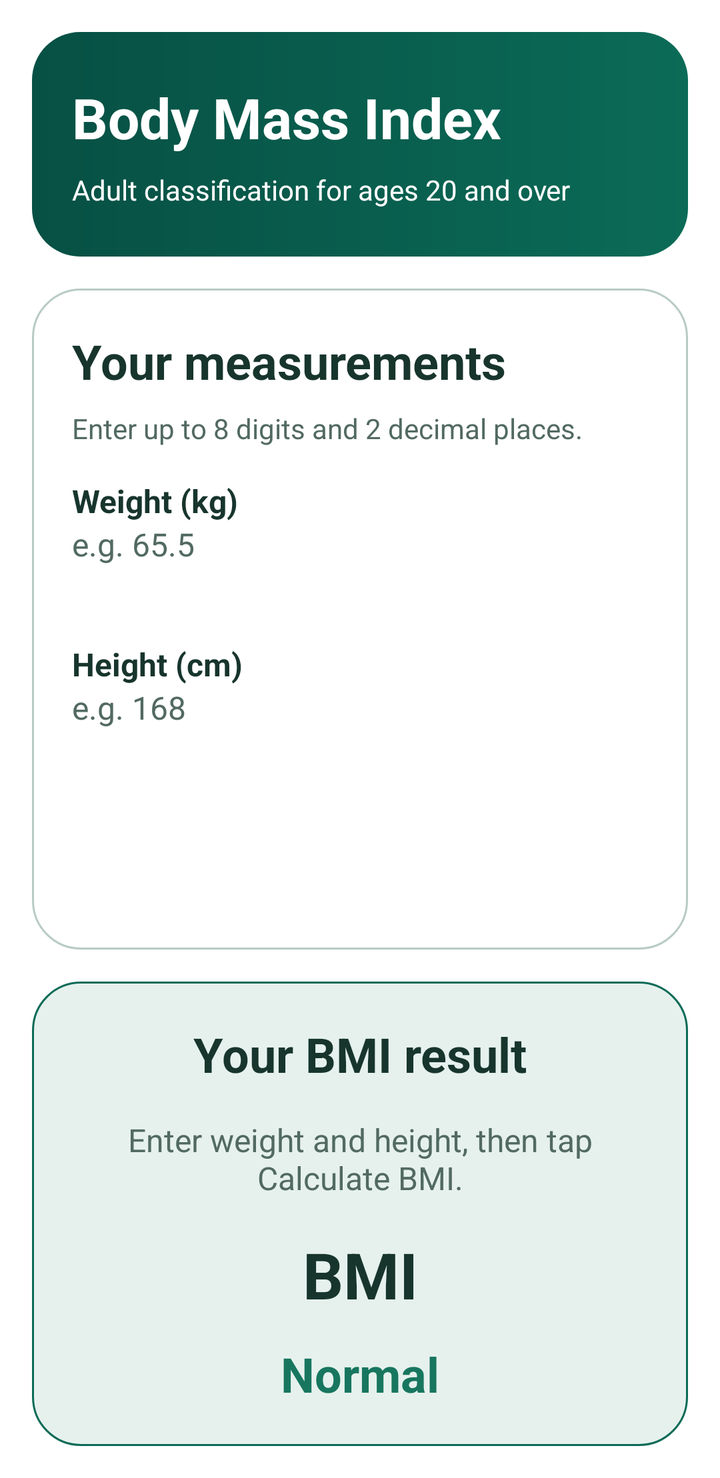
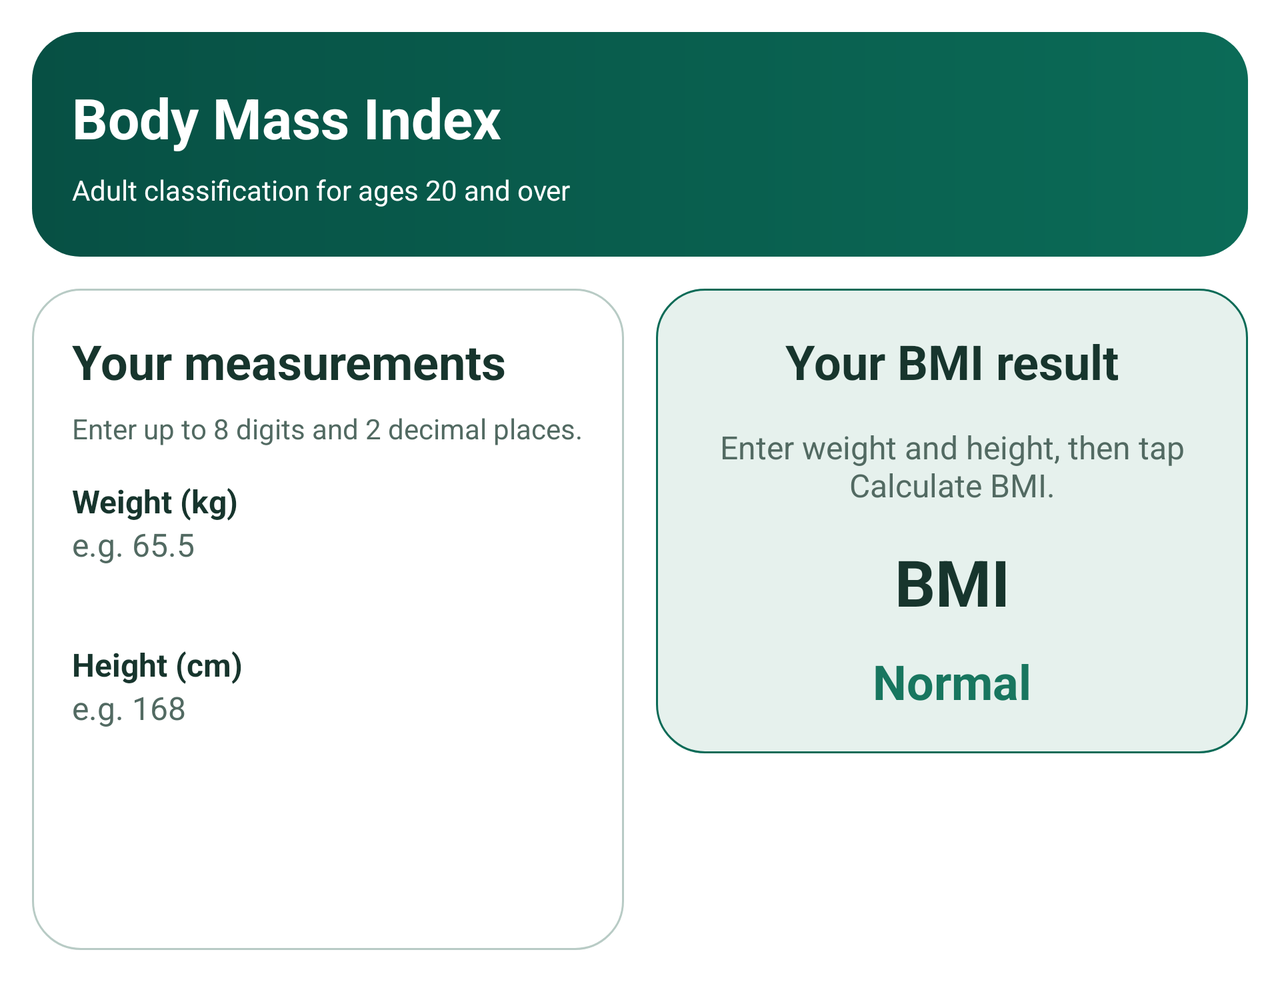

An Android layout and its configuration variant, each rendered on a device that would load it. The default file and the variant file are quoted in full after the pictures.
<!-- AndroidManifest.xml: application theme Theme.BMIapplication -->
<!-- res/layout/activity_main.xml -->
<?xml version="1.0" encoding="utf-8"?>
<ScrollView xmlns:android="http://schemas.android.com/apk/res/android"
    android:id="@+id/main"
    android:layout_width="match_parent"
    android:layout_height="match_parent"
    android:fillViewport="true">

    
    <LinearLayout
        android:id="@+id/screen_root"
        android:layout_width="match_parent"
        android:layout_height="wrap_content"
        android:orientation="vertical"
        android:padding="@dimen/screen_padding">

        <include
            layout="@layout/view_bmi_header"
            android:layout_width="match_parent"
            android:layout_height="wrap_content" />

        <Space
            android:layout_width="match_parent"
            android:layout_height="@dimen/section_gap" />

        <include
            layout="@layout/view_bmi_form"
            android:layout_width="match_parent"
            android:layout_height="wrap_content" />

        <Space
            android:layout_width="match_parent"
            android:layout_height="@dimen/section_gap" />

        <include
            layout="@layout/view_bmi_result"
            android:layout_width="match_parent"
            android:layout_height="wrap_content" />

    </LinearLayout>

</ScrollView>
<!-- res/layout/view_bmi_header.xml (included above) -->
<?xml version="1.0" encoding="utf-8"?>
<LinearLayout xmlns:android="http://schemas.android.com/apk/res/android"
    android:id="@+id/panel_header"
    android:layout_width="match_parent"
    android:layout_height="wrap_content"
    android:background="@drawable/bg_bmi_header"
    android:elevation="@dimen/card_elevation"
    android:orientation="vertical"
    android:paddingStart="@dimen/card_padding"
    android:paddingTop="@dimen/header_vertical_padding"
    android:paddingEnd="@dimen/card_padding"
    android:paddingBottom="@dimen/header_vertical_padding">

    
    <TextView
        android:id="@+id/text_app_title"
        android:layout_width="match_parent"
        android:layout_height="wrap_content"
        android:accessibilityHeading="true"
        android:text="@string/app_title"
        android:textColor="@color/bmi_on_primary"
        android:textSize="@dimen/text_header"
        android:textStyle="bold" />

    
    <TextView
        android:id="@+id/text_adult_scope"
        android:layout_width="match_parent"
        android:layout_height="wrap_content"
        android:layout_marginTop="@dimen/compact_gap"
        android:text="@string/adult_scope"
        android:textColor="@color/bmi_on_primary"
        android:textSize="@dimen/text_caption" />

</LinearLayout>
<!-- res/layout/view_bmi_form.xml (included above) -->
<?xml version="1.0" encoding="utf-8"?>
<LinearLayout xmlns:android="http://schemas.android.com/apk/res/android"
    android:id="@+id/panel_form"
    android:layout_width="match_parent"
    android:layout_height="wrap_content"
    android:background="@drawable/bg_bmi_card"
    android:elevation="@dimen/card_elevation"
    android:orientation="vertical"
    android:padding="@dimen/card_padding">

    
    <TextView
        android:layout_width="match_parent"
        android:layout_height="wrap_content"
        android:accessibilityHeading="true"
        android:text="@string/form_title"
        android:textColor="@color/bmi_text_primary"
        android:textSize="@dimen/text_title"
        android:textStyle="bold" />

    
    <TextView
        android:layout_width="match_parent"
        android:layout_height="wrap_content"
        android:layout_marginTop="@dimen/compact_gap"
        android:text="@string/form_helper"
        android:textColor="@color/bmi_text_secondary"
        android:textSize="@dimen/text_caption" />

    
    <TextView
        android:layout_width="wrap_content"
        android:layout_height="wrap_content"
        android:layout_marginTop="@dimen/section_gap"
        android:text="@string/label_weight"
        android:textColor="@color/bmi_text_primary"
        android:textSize="@dimen/text_body"
        android:textStyle="bold" />

    <EditText
        android:id="@+id/input_weight"
        android:layout_width="match_parent"
        android:layout_height="wrap_content"
        android:layout_marginBottom="@dimen/field_gap"
        android:hint="@string/hint_weight"
        android:importantForAutofill="no"
        android:inputType="numberDecimal|numberSigned"
        android:minHeight="@dimen/control_min_height"
        android:saveEnabled="false"
        android:textColor="@color/bmi_text_primary"
        android:textColorHint="@color/bmi_text_secondary"
        android:textSize="@dimen/text_body" />

    
    <TextView
        android:layout_width="wrap_content"
        android:layout_height="wrap_content"
        android:text="@string/label_height"
        android:textColor="@color/bmi_text_primary"
        android:textSize="@dimen/text_body"
        android:textStyle="bold" />

    <EditText
        android:id="@+id/input_height"
        android:layout_width="match_parent"
        android:layout_height="wrap_content"
        android:layout_marginBottom="@dimen/section_gap"
        android:hint="@string/hint_height"
        android:importantForAutofill="no"
        android:inputType="numberDecimal|numberSigned"
        android:minHeight="@dimen/control_min_height"
        android:saveEnabled="false"
        android:textColor="@color/bmi_text_primary"
        android:textColorHint="@color/bmi_text_secondary"
        android:textSize="@dimen/text_body" />

    
    <Button
        android:id="@+id/button_calculate"
        android:layout_width="match_parent"
        android:layout_height="wrap_content"
        android:backgroundTint="@color/bmi_primary"
        android:minHeight="@dimen/control_min_height"
        android:text="@string/action_calculate"
        android:textAllCaps="false"
        android:textColor="@color/bmi_on_primary"
        android:textSize="@dimen/text_body"
        android:textStyle="bold" />

</LinearLayout>
<!-- res/layout/view_bmi_result.xml (included above) -->
<?xml version="1.0" encoding="utf-8"?>
<LinearLayout xmlns:android="http://schemas.android.com/apk/res/android"
    xmlns:tools="http://schemas.android.com/tools"
    android:id="@+id/panel_result"
    android:layout_width="match_parent"
    android:layout_height="wrap_content"
    android:accessibilityLiveRegion="polite"
    android:background="@drawable/bg_bmi_result_card"
    android:elevation="@dimen/card_elevation"
    android:gravity="center_horizontal"
    android:minHeight="@dimen/result_panel_min_height"
    android:orientation="vertical"
    android:padding="@dimen/card_padding">

    
    <TextView
        android:id="@+id/text_result_title"
        android:layout_width="match_parent"
        android:layout_height="wrap_content"
        android:accessibilityHeading="true"
        android:gravity="center"
        android:text="@string/result_title"
        android:textAlignment="center"
        android:textColor="@color/bmi_text_primary"
        android:textSize="@dimen/text_title"
        android:textStyle="bold" />

    
    <TextView
        android:id="@+id/text_result_message"
        android:layout_width="match_parent"
        android:layout_height="wrap_content"
        android:layout_marginTop="@dimen/section_gap"
        android:gravity="center"
        android:textAlignment="center"
        android:textColor="@color/bmi_result_neutral"
        android:textSize="@dimen/text_body"
        tools:text="@string/result_empty" />

    
    <TextView
        android:id="@+id/text_bmi_value"
        android:layout_width="match_parent"
        android:layout_height="wrap_content"
        android:layout_marginTop="@dimen/section_gap"
        android:gravity="center"
        android:textAlignment="center"
        android:textColor="@color/bmi_result_value"
        android:textSize="@dimen/text_bmi_value_size"
        android:textStyle="bold"
        android:visibility="gone"
        tools:text="@string/label_bmi"
        tools:visibility="visible" />

    
    <TextView
        android:id="@+id/text_bmi_category"
        android:layout_width="match_parent"
        android:layout_height="wrap_content"
        android:layout_marginTop="@dimen/field_gap"
        android:gravity="center"
        android:textAlignment="center"
        android:textSize="@dimen/text_title"
        android:textStyle="bold"
        android:visibility="gone"
        tools:text="@string/category_normal"
        tools:textColor="@color/bmi_normal"
        tools:visibility="visible" />

</LinearLayout>
<!-- resources referenced by this layout -->
<resources>
  <color name="bmi_normal">#18765F</color>
  <color name="bmi_on_primary">#FFFFFFFF</color>
  <color name="bmi_primary">#0B6B57</color>
  <color name="bmi_result_neutral">@color/bmi_text_secondary</color>
  <color name="bmi_result_value">@color/bmi_text_primary</color>
  <color name="bmi_text_primary">#17352D</color>
  <color name="bmi_text_secondary">#526A62</color>
  <dimen name="card_elevation">2dp</dimen>
  <dimen name="card_padding">20dp</dimen>
  <dimen name="compact_gap">8dp</dimen>
  <dimen name="control_min_height">48dp</dimen>
  <dimen name="field_gap">12dp</dimen>
  <dimen name="header_vertical_padding">24dp</dimen>
  <dimen name="result_panel_min_height">160dp</dimen>
  <dimen name="screen_padding">16dp</dimen>
  <dimen name="section_gap">16dp</dimen>
  <dimen name="text_bmi_value_size">32sp</dimen>
  <dimen name="text_body">16sp</dimen>
  <dimen name="text_caption">14sp</dimen>
  <dimen name="text_header">28sp</dimen>
  <dimen name="text_title">24sp</dimen>
  <!-- drawable bg_bmi_card (drawable) -->
  <?xml version="1.0" encoding="utf-8"?>
  <shape xmlns:android="http://schemas.android.com/apk/res/android"
      android:shape="rectangle">
  
      
      <solid android:color="@color/bmi_surface" />
  
      
      <stroke
          android:width="@dimen/card_stroke_width"
          android:color="@color/bmi_outline" />
  
      
      <corners android:radius="@dimen/card_corner_radius" />
  
  </shape>
  <!-- drawable bg_bmi_header (drawable) -->
  <?xml version="1.0" encoding="utf-8"?>
  <shape xmlns:android="http://schemas.android.com/apk/res/android"
      android:shape="rectangle">
  
      
      <gradient
          android:angle="0"
          android:endColor="@color/bmi_primary"
          android:startColor="@color/bmi_primary_dark" />
  
      
      <corners android:radius="@dimen/card_corner_radius" />
  
  </shape>
  <!-- drawable bg_bmi_result_card (drawable) -->
  <?xml version="1.0" encoding="utf-8"?>
  <shape xmlns:android="http://schemas.android.com/apk/res/android"
      android:shape="rectangle">
  
      
      <solid android:color="@color/bmi_surface_soft" />
  
      
      <stroke
          android:width="@dimen/card_stroke_width"
          android:color="@color/bmi_primary" />
  
      
      <corners android:radius="@dimen/card_corner_radius" />
  
  </shape>
  <string name="action_calculate">Calculate BMI</string>
  <string name="adult_scope">Adult classification for ages 20 and over</string>
  <string name="app_title">Body Mass Index</string>
  <string name="category_normal">Normal</string>
  <string name="form_helper">Enter up to 8 digits and 2 decimal places.</string>
  <string name="form_title">Your measurements</string>
  <string name="hint_height">e.g. 168</string>
  <string name="hint_weight">e.g. 65.5</string>
  <string name="label_bmi">BMI</string>
  <string name="label_height">Height (cm)</string>
  <string name="label_weight">Weight (kg)</string>
  <string name="result_empty">Enter weight and height, then tap Calculate BMI.</string>
  <string name="result_title">Your BMI result</string>
  <color name="bmi_surface">#FFFFFFFF</color>
  <dimen name="card_stroke_width">1dp</dimen>
  <color name="bmi_outline">#B8CBC5</color>
  <dimen name="card_corner_radius">24dp</dimen>
  <color name="bmi_primary_dark">#075044</color>
  <color name="bmi_surface_soft">#E6F1ED</color>
</resources>
<!-- res/layout-w600dp/activity_main.xml (the repository's variant of the layout above) -->
<!-- drawn on the phone turned sideways -->
<?xml version="1.0" encoding="utf-8"?>
<ScrollView xmlns:android="http://schemas.android.com/apk/res/android"
    android:id="@+id/main"
    android:layout_width="match_parent"
    android:layout_height="match_parent"
    android:fillViewport="true">

    
    <LinearLayout
        android:id="@+id/screen_root"
        android:layout_width="match_parent"
        android:layout_height="wrap_content"
        android:orientation="vertical"
        android:padding="@dimen/screen_padding">

        <include
            layout="@layout/view_bmi_header"
            android:layout_width="match_parent"
            android:layout_height="wrap_content" />

        <Space
            android:layout_width="match_parent"
            android:layout_height="@dimen/section_gap" />

        
        <LinearLayout
            android:id="@+id/content_columns"
            android:layout_width="match_parent"
            android:layout_height="wrap_content"
            android:baselineAligned="false"
            android:orientation="horizontal">

            <LinearLayout
                android:layout_width="0dp"
                android:layout_height="wrap_content"
                android:layout_weight="1"
                android:orientation="vertical">

                <include
                    layout="@layout/view_bmi_form"
                    android:layout_width="match_parent"
                    android:layout_height="wrap_content" />

            </LinearLayout>

            <Space
                android:layout_width="@dimen/section_gap"
                android:layout_height="match_parent" />

            <LinearLayout
                android:layout_width="0dp"
                android:layout_height="wrap_content"
                android:layout_weight="1"
                android:orientation="vertical">

                <include
                    layout="@layout/view_bmi_result"
                    android:layout_width="match_parent"
                    android:layout_height="wrap_content" />

            </LinearLayout>

        </LinearLayout>

    </LinearLayout>

</ScrollView>
